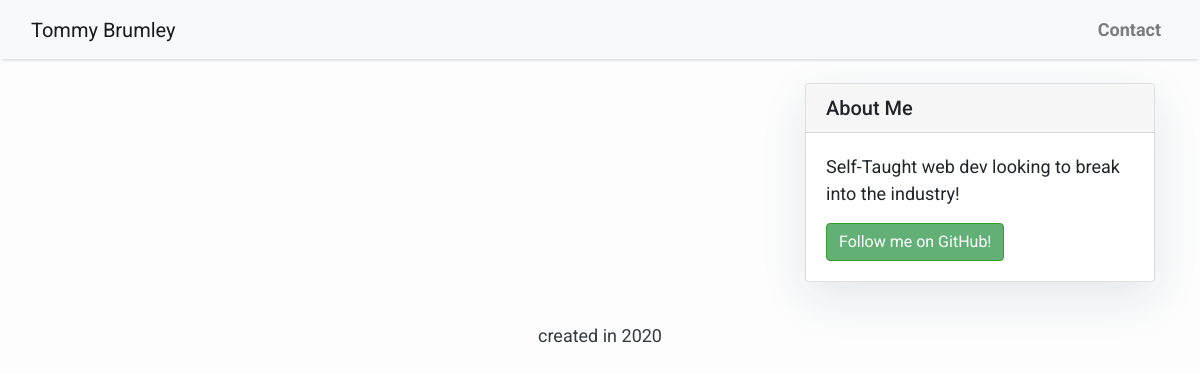
/, run on an earlier commit of the app's database.
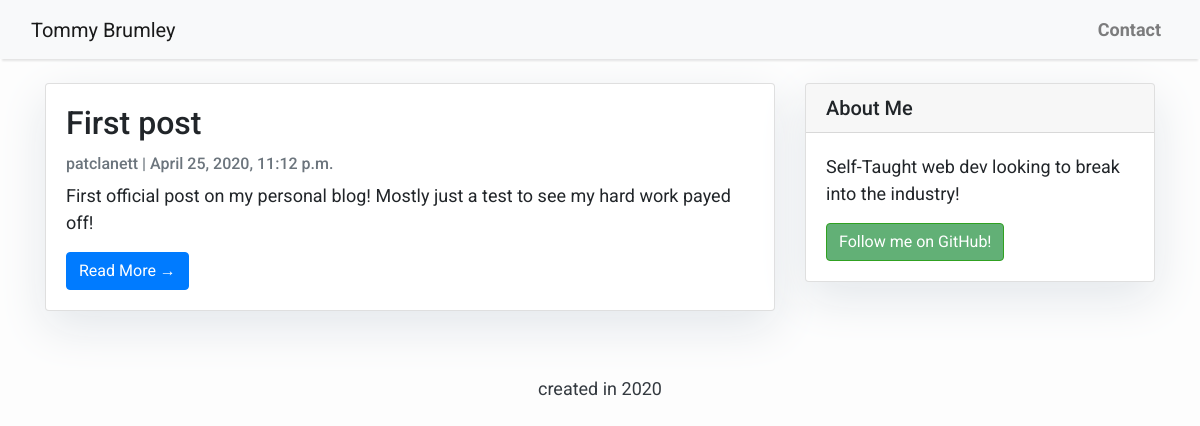
And on a later commit of the database.
### djangoblog/models.py (models this page shows, shortened)
class Post(models.Model):
    title = models.CharField(max_length=200, unique=True)
    slug = models.SlugField(max_length=200, unique=True)
    author = models.ForeignKey(User, on_delete= models.CASCADE,related_name='blog_posts')
    updated_on = models.DateTimeField(auto_now= True)
    content = models.TextField()
    created_on = models.DateTimeField(auto_now_add=True)
    status = models.IntegerField(choices=STATUS, default=0)
    class Meta:
        ordering = ['-created_on']

### djangoblog/views.py (the view)
# urls.py: path('', views.PostList.as_view(), name='home'),
class PostList(generic.ListView):
    queryset = Post.objects.filter(status=1).order_by('-created_on')
    template_name = 'index.html'

### templates/index.html (shortened to what this page needs)
{% extends "base.html" %}
{% block content %}
<div class="container">
    <div class="row">
        <div class="col-md-8 mt-4 left">
            {% for post in post_list %}
            <div class="card mb-5">
                <div class="card-body">
                    <h2 class="card-title">{{ post.title }}</h2>
                    <p class="card-text text-muted h6">{{ post.author }} | {{ post.created_on}} </p>
                    <p class="card-text">{{post.content|slice:":200" }}</p>
                    <a href="{% url 'post_detail' post.slug  %}" class="btn btn-primary">Read More &rarr;</a>
                </div>
            </div>
            {% endfor %}
        </div>
        {% block sidebar %} {% include 'sidebar.html' %} {% endblock sidebar %}
    </div>
</div>
{%endblock%}

### templates/base.html (shortened to what this page needs)
<!DOCTYPE html>
 <html>
     <head>
         <link rel="stylesheet" href="https://maxcdn.bootstrapcdn.com/bootstrap/4.0.0/css/bootstrap.min.css"
 />
     </head>
     <body>
         <nav class="navbar navbar-expand-lg navbar-light bg-light shadow" id="mainNav">
             <div class="container-fluid">
                 <a class="navbar-brand" href="{% url 'home' %}">Tommy Brumley</a>
                 <div class="collapse navbar-collapse" id="navbarResponsive">
                     <ul class="navbar-nav ml-auto">
                         <li class="nav-item text-black">
                             <a class="nav-link text-black font-weight-bold" href="#">Contact</a>
                         </li>
                     </ul>
                 </div>
             </div>
         </nav>
         {% block content %}{% endblock content %}
         <footer class="py-3 bg-black">
             <p class="m-0 text-dark text-center ">created in 2020</p>
         </footer>
     </body>
 </html>

### templates/sidebar.html (shortened to what this page needs)
{% block sidebar %}
 <div class="col-md-4 float-right ">
 <div class="card my-4">
         <h5 class="card-header">About Me</h5>
     <div class="card-body">
         <p class="card-text"> Self-Taught web dev looking to break into the industry!</p>
         <a href="https://github.com/patclanett"
            class="btn btn-danger">Follow me on GitHub!</a>
     </div>
 </div>
 </div>
 {% endblock sidebar %}

### templates/base.html (style rules this page uses)
body { font-family: "Roboto", sans-serif; font-size: 17px; background-color: #003300; }
.shadow { box-shadow: 0 4px 2px -2px rgba(0, 0, 0, 0.1); }
.btn-danger { color: #fff; background-color: #178b34ac; border-color: #30a121; }

### templates/index.html (style rules this page uses)
body { font-family: "Roboto", sans-serif; font-size: 18px; background-color: #fdfdfd; }
.card { box-shadow: 0 16px 48px #E3E7EB; }

### templates/sidebar.html (style rules this page uses)
.card { box-shadow: 0 16px 48px #E3E7EB; }

What changed in the data, as far as the page shows it:
now on this page (row edited): Post: title "First post", author "patclanett", created_on "April 25, 2020, 11:12 p.m.", content "First official post on my personal blog! Mostly just a test to see my hard work payed off!"
